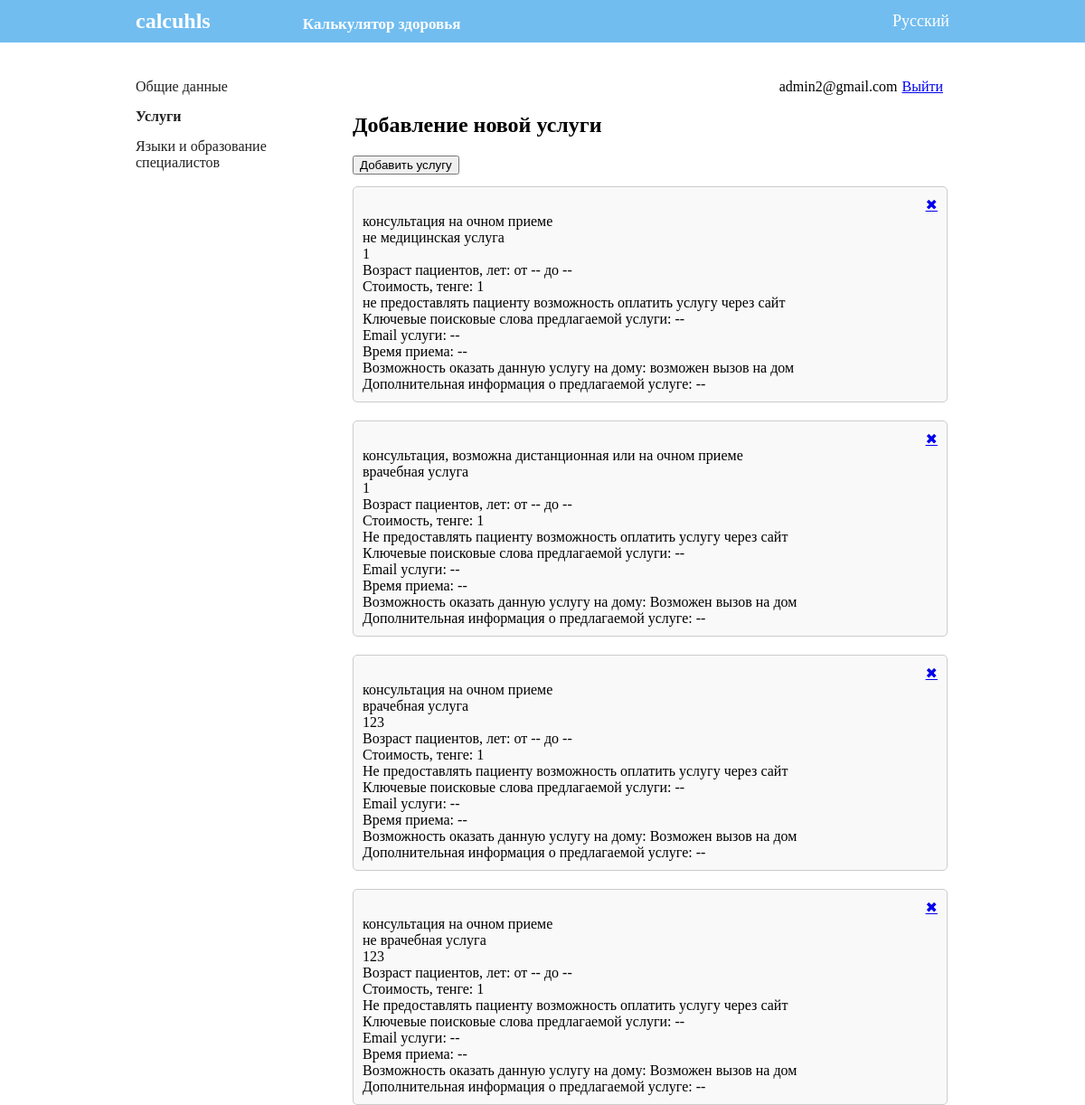
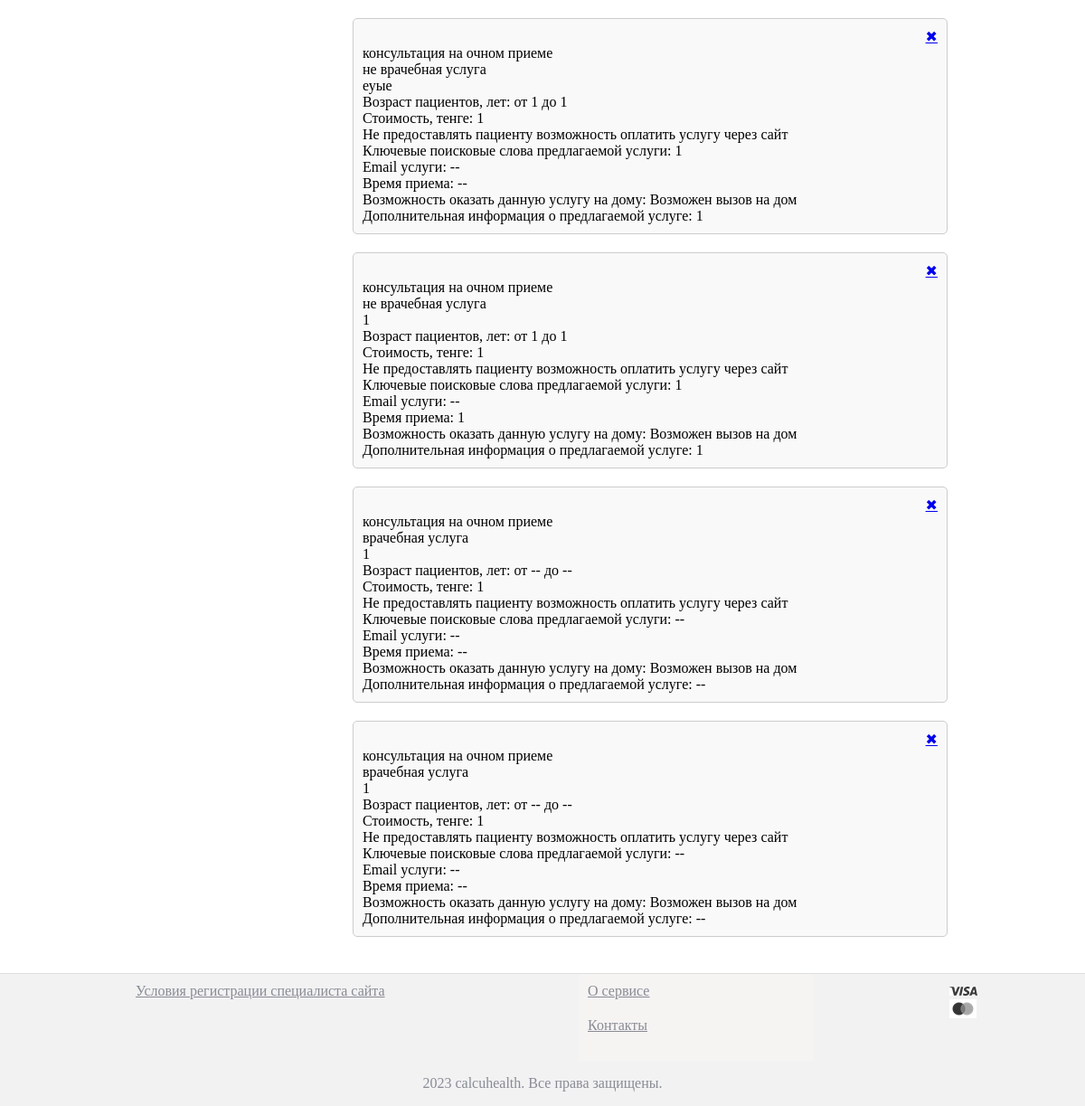
/services_clinic/ (signed in), run on the app's committed database (2 pictures, top to bottom).
### diagnostics/models.py (models this page shows, shortened)
class User(AbstractUser):
    choices = (
        ('Специалист', 'Я регистрирую свои услуги как специалист'),
        ('Клиника', 'Я регистрирую услуги клиники как администратор')
    )
    type = models.TextField(choices=choices)
    username = None
    email = models.EmailField(unique=True, default=uuid.uuid4)
    USERNAME_FIELD = 'email'
    REQUIRED_FIELDS = []
    clinic_name = models.CharField( max_length=255)
    last_name_or_clinic_name = models.CharField( max_length=255)
    first_name_or_clinic_address = models.CharField( max_length=255)
    patronymic_or_clinic_hours = models.CharField( max_length=255, blank=True)
    gender = models.CharField( max_length=10, blank=True)
    date_of_birth = models.DateField( null=True, blank=True)
    languages = models.JSONField( default=list, blank=True)
    other_language = models.CharField(blank=True, null=True, max_length=100)
    whatsapp = models.CharField(blank=True, null=True, max_length=100)
    telegram = models.CharField( max_length=20, blank=True)
    phone = models.CharField(blank=True, null=True, max_length=100)
    country = models.CharField( max_length=100)
    city_or_locality = models.CharField( max_length=100)
    computer_analysis = models.TextField( blank=True)
    academic_degree_or_home_call = models.TextField( blank=True)
    created_at = models.DateTimeField(auto_now=True)
    currency = models.CharField(max_length=100, null=True)

class Service(models.Model):
    created_by = models.ForeignKey(User, on_delete=models.CASCADE)
    persServ = models.CharField(max_length=100, blank=True, null=True)
    email = models.EmailField()
    emailS = models.EmailField()
    last_name_or_languages = models.CharField(max_length=100, blank=True, null=True)
    first_name_or_additional_language = models.CharField(max_length=100, blank=True, null=True)
    middle_name = models.CharField(max_length=100, blank=True, null=True)
    gender = models.CharField(max_length=10, choices=[('male', 'Male'), ('female', 'Female')], blank=True, null=True)
    birth_date = models.DateField(blank=True, null=True)
    service_type = models.JSONField( default=list)  # Сохраняем как строку с введенным текстом
    service_category = models.JSONField( default=list)  # Сохраняем как строку с введенным текстом
    age_from = models.CharField(max_length=100, blank=True, null=True)
    age_to = models.CharField(max_length=100, blank=True, null=True)
    experience = models.IntegerField(blank=True, null=True)
    cost = models.IntegerField()
    online_payment = models.TextField(blank=True, null=True)
    keywords = models.CharField(max_length=255, blank=True, null=True)
    clinic_name_or_service_email = models.CharField(max_length=255, blank=True, null=True)
    service_address = models.CharField(max_length=255, blank=True, null=True)
    appointment_time = models.CharField(max_length=100, blank=True, null=True)
    home_service = models.TextField(blank=True, null=True)
    additional_info = models.TextField(blank=True, null=True)
    registration_time = models.DateTimeField(auto_now_add=True)

### diagnostics/views.py (the view, shortened to what this page needs)
# urls.py: path('services_clinic/', services_clinic, name='services_clinic'),
def services_clinic(request):
    form = ServiceForm()
    user = request.user
    services = Service.objects.filter(created_by=request.user)
    return render(request, 'diagnostics/services_clinic.html', {'form': form, 'user': user, 'services': services})

### diagnostics/templates/diagnostics/services_clinic.html (shortened to what this page needs)
{% extends 'diagnostics/base2.html' %}
{% load custom_filters %}
{% block content %}
<div class="container">
    <div class="sidebar">
        <div class="sidebar-item" onclick="window.location.href='{% url 'cabinet_clinic' %}'">Общие данные</div>
        <div class="sidebar-item"><b>Услуги</b></div>
        <div class="sidebar-item" onclick="window.location.href='{% url 'specialists_education' %}'">Языки и образование специалистов</div>
    </div>
    <div class="content">
        <div class="logout-link">
            {{ user.email }}<a style="padding: 5px;" href="{% url 'logout' %}">Выйти</a>
        </div>
        <h2>Добавление новой услуги</h2>
        <button style="margin-bottom: 2%;" onclick="showFormServices()">Добавить услугу</button>
        {% if services %}
            {% for s in services %}
            <div class="data-summary">
                <a href="#" style="display: flex; justify-content: flex-end;" onclick="confirmDelete('{{ s.id }}')">&#10006;</a>
                <div>{{ s.service_type.1 }}</div>
                <div>{{ s.service_category.1 }}</div>
                <div>{{ s.service_category.2 }}</div>
                <div>
                    Возраст пациентов, лет:
                    {% if s.age_from %}
                        от {{ s.age_from }}
                    {% else %}
                        от --
                    {% endif %}
                    до
                    {% if s.age_to %}
                        {{ s.age_to }}
                    {% else %}
                        --
                    {% endif %}
                </div>
                <div>Стоимость, тенге: {{ s.cost }}</div>
                <div>{{ s.online_payment }}</div>
                {% if s.keywords %}
                <div>Ключевые поисковые слова предлагаемой услуги: {{ s.keywords }}</div>
                {% else %}
                <div>Ключевые поисковые слова предлагаемой услуги: --</div>
                {% endif %}
                {% if s.emailS %}
                <div>Email услуги: {{ s.emailS }}</div>
                {% else %}
                <div>Email услуги: --</div>
                {% endif %}
                {% if s.appointment_time %}
                <div>Время приема: {{ s.appointment_time }}</div>
                {% else %}
                <div>Время приема: --</div>
                {% endif %}
                {% if s.home_service %}
                    <div>Возможность оказать данную услугу на дому: {{ s.home_service }}</div>
                {% else %}
                    <div>Возможность оказать данную услугу на дому: --</div>
                {% endif %}
                {% if s.additional_info %}
                <div>Дополнительная информация о предлагаемой услуге: {{ s.additional_info }}</div>
                {% else %}
                <div>Дополнительная информация о предлагаемой услуге: --</div>
                {% endif %}
            </div>
            {% endfor %}
        {% else %}
        <h3>Добавленных услуг нет.</h3>
        {% endif %}
    </div>
</div>
{% endblock %}

### static/css/styles.css (style rules this page uses)
body { font-family: inherit; background-color: #ffffff; margin: 0; padding: 0; display: flex; flex-direction: column; align-items: center; min-height: 100vh; }
.container { display: flex; width: 90%; align-items: flex-start; max-width: 940px; border-radius: 10px; margin-top: 20px; }
.sidebar { color: #222020; padding: 20px; width: 200px; }
.sidebar-item { margin-bottom: 15px; cursor: default; transition: background-color 0.3s; }
.content { padding: 20px; width: 70%; background-color: #fff; }
.data-summary { margin-bottom: 20px; padding: 10px; border: 1px solid #ccc; border-radius: 5px; background-color: #f9f9f9; }

### diagnostics/templates/diagnostics/services_clinic.html (style rules this page uses)
.logout-link { width: 100%; text-align: right; font-size: 16px; }

### data on the page
User: email "admin2@gmail.com"
Service: service_type.1 "консультация на очном приеме", service_category.1 "не медицинская услуга", service_category.2 "1", age_from "от --", cost "1", online_payment "не предоставлять пациенту возможность оплатить услугу через сайт", shows "Ключевые поисковые слова предлагаемой услуги: --", emailS "Email услуги: --", appointment_time "Время приема: --", home_service "возможен вызов на дом", shows "Дополнительная информация о предлагаемой услуге: --"
Service: service_type.1 "консультация, возможна дистанционная или на очном приеме", service_category.1 "врачебная услуга", service_category.2 "1", age_from "от --", cost "1", online_payment "Не предоставлять пациенту возможность оплатить услугу через сайт", shows "Ключевые поисковые слова предлагаемой услуги: --", emailS "Email услуги: --", appointment_time "Время приема: --", home_service "Возможен вызов на дом", shows "Дополнительная информация о предлагаемой услуге: --"
Service: service_type.1 "консультация на очном приеме", service_category.1 "врачебная услуга", service_category.2 "123", age_from "от --", cost "1", online_payment "Не предоставлять пациенту возможность оплатить услугу через сайт", shows "Ключевые поисковые слова предлагаемой услуги: --", emailS "Email услуги: --", appointment_time "Время приема: --", home_service "Возможен вызов на дом", shows "Дополнительная информация о предлагаемой услуге: --"
Service: service_type.1 "консультация на очном приеме", service_category.1 "не врачебная услуга", service_category.2 "123", age_from "от --", cost "1", online_payment "Не предоставлять пациенту возможность оплатить услугу через сайт", shows "Ключевые поисковые слова предлагаемой услуги: --", emailS "Email услуги: --", appointment_time "Время приема: --", home_service "Возможен вызов на дом", shows "Дополнительная информация о предлагаемой услуге: --"
Service: service_type.1 "консультация на очном приеме", service_category.1 "не врачебная услуга", service_category.2 "еуые", age_from "1", age_to "1", cost "1", online_payment "Не предоставлять пациенту возможность оплатить услугу через сайт", keywords "1", emailS "Email услуги: --", appointment_time "Время приема: --", home_service "Возможен вызов на дом", additional_info "1"
Service: service_type.1 "консультация на очном приеме", service_category.1 "не врачебная услуга", service_category.2 "1", age_from "1", age_to "1", cost "1", online_payment "Не предоставлять пациенту возможность оплатить услугу через сайт", keywords "1", emailS "Email услуги: --", appointment_time "1", home_service "Возможен вызов на дом", additional_info "1"
Service: service_type.1 "консультация на очном приеме", service_category.1 "врачебная услуга", service_category.2 "1", age_from "от --", cost "1", online_payment "Не предоставлять пациенту возможность оплатить услугу через сайт", shows "Ключевые поисковые слова предлагаемой услуги: --", emailS "Email услуги: --", appointment_time "Время приема: --", home_service "Возможен вызов на дом", shows "Дополнительная информация о предлагаемой услуге: --"
Service: service_type.1 "консультация на очном приеме", service_category.1 "врачебная услуга", service_category.2 "1", age_from "от --", cost "1", online_payment "Не предоставлять пациенту возможность оплатить услугу через сайт", shows "Ключевые поисковые слова предлагаемой услуги: --", emailS "Email услуги: --", appointment_time "Время приема: --", home_service "Возможен вызов на дом", shows "Дополнительная информация о предлагаемой услуге: --"
